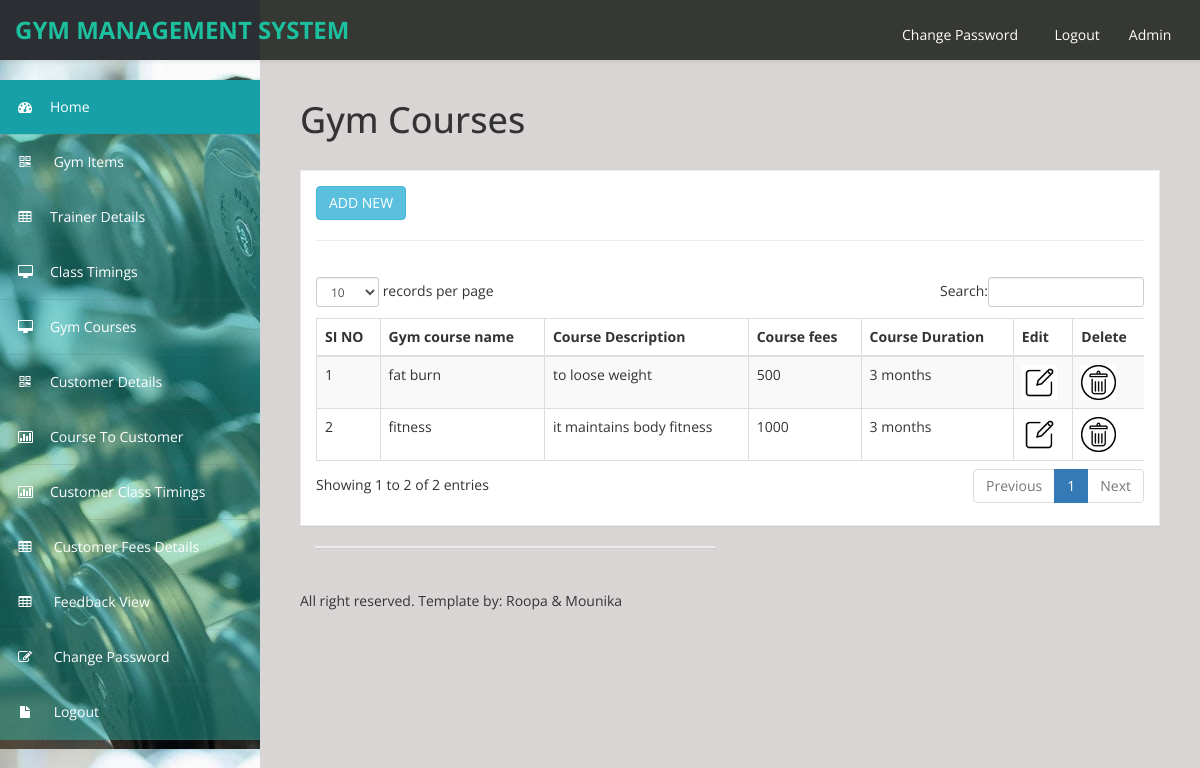
Screenshot of /admin/gym_courses_view.php (signed in) with the database file from the repository.
### tables this page shows
CREATE TABLE `gym_courses` (
  `gym_course_id` int(100) NOT NULL auto_increment,
  `gym_course_name` varchar(100) NOT NULL,
  `course_description` varchar(100) NOT NULL,
  `course_fees` varchar(100) NOT NULL,
  `course_duration` varchar(100) NOT NULL,
  PRIMARY KEY  (`gym_course_id`)
);

### admin/gym_courses_view.php (the view)
<!DOCTYPE html>
<html xmlns="http://www.w3.org/1999/xhtml">
<head>
<?php include('medatada.php');?>
<?php include('header.php');?>
<?php include('sidebar.php');?>
</head>
<body>
        <div id="page-wrapper" >
            <div id="page-inner">
			 <div class="row">
                    <div class="col-md-12">
                        <h1 class="page-header">
                            Gym Courses
                        </h1>
                    </div>
                </div>
            <div class="row">
                <div class="col-md-12">
                    <div class="panel panel-default">
                        <div class="panel-heading">
                             <a href="gym_courses_form.php" class="btn btn-info">ADD NEW</a><hr>
                        </div>
                        <div class="panel-body">
                            <div class="table-responsive">
                                <table class="table table-striped table-bordered table-hover" id="dataTables-example">
                                    <thead>
                                        <tr>
    <th>SI NO </td>
    <th>Gym course name </th>
    <th>Course Description </th>
    <th>Course fees </th>
    <th>Course Duration </th>
    <th>Edit</th>
    <th>Delete</th>
  </tr>
  </thead>
  <tbody>
   <?php
  $sl=1;
  include('db_connect.php');
  $sql="select * from gym_courses";
  $res=mysqli_query($conn,$sql);
  while($row=mysqli_fetch_array($res))
  {
  ?>
  <tr>
    <td><?php echo $sl++ ?></td>
    <td><?php echo $row['gym_course_name'];?></td>
	 <td><?php echo $row['course_description'];?></td>
	  <td><?php echo $row['course_fees'];?></td>
	   <td><?php echo $row['course_duration'];?></td>
   <td><a href="gym_courses_edit.php?gym_course_id=<?php echo $row['gym_course_id'];?>"><img src="assets/img/edit icon.png" width="35px" height="35px"></a></td>
   <td><a href="gym_courses_delete.php?gym_course_id=<?php echo $row['gym_course_id'];?>"><img src="assets/img/delete icon.png" width="35px" height="35px"></a></td>
  </tr>
  <?php
  }
  ?>
 </tbody>
                                </table>
                            </div>
                        </div>
                    </div>
                <div class="col-md-6">
                    <div class="panel panel-default">
                    </div>
                </div>
            </div>
        </div>
             <?php include('footer.php');?>
</body>
</html>

### admin/assets/css/custom-styles.css (style rules this page uses)
body { font-family: 'Open Sans', sans-serif; background: #32C2CD url(../img/bg-img.jpg) !important; }
#page-wrapper { padding: 15px 15px; min-height: 600px; background: #dad5d5; }
#page-inner { width:100%; margin:10px 20px 10px 0px; background-color:transparent; padding:10px; min-height:1200px; }
h1, .h1, h2, .h2, h3, .h3 { margin-top: 7px; margin-bottom: -5px; }
.panel { border-radius:0px; }
#page-wrapper { position: relative; top: 55px; }
.page-header { padding-bottom: 9px; margin: 10px 0 20px; border-bottom: 1px solid transparent; text-align: left; }
.panel-default { border-color: #ECECEC; }
.panel-default > .panel-heading { color: #000; border-color: #FFF; font-weight:bold; background: #FFFFFF; font-size: 16px; padding: 15px 15px 0; }
.panel-heading { border-bottom: 1px solid transparent; border-top-left-radius: 3px; border-top-right-radius: 3px; }
@media (min-width:768px) { #page-wrapper { margin: 0 0 0 260px; padding: 15px 30px; min-height: 1200px; } }

### rows the page displays
gym_courses: gym_course_name "fat burn", course_description "to loose weight", course_fees "500", course_duration "3 months"
gym_courses: gym_course_name "fitness", course_description "it maintains body fitness", course_fees "1000", course_duration "3 months"
